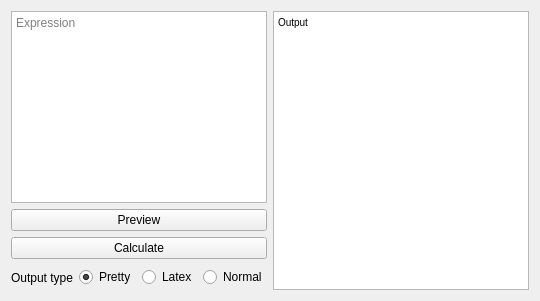
      <widget class="QWidget" name="Exp">
       <attribute name="title">
        <string>Expand</string>
       </attribute>
       <layout class="QGridLayout" name="gridLayout_13">
        <item row="0" column="0">
         <widget class="QTextEdit" name="ExpExp">
          <property name="maximumSize">
           <size>
            <width>16777215</width>
            <height>16777215</height>
           </size>
          </property>
          <property name="toolTip">
           <string>Your expression</string>
          </property>
          <property name="statusTip">
           <string>Type in your expression here</string>
          </property>
          <property name="whatsThis">
           <string>Input expression</string>
          </property>
          <property name="lineWrapMode">
           <enum>QTextEdit::NoWrap</enum>
          </property>
          <property name="placeholderText">
           <string>Expression</string>
          </property>
         </widget>
        </item>
        <item row="0" column="1" rowspan="4">
         <widget class="QTextBrowser" name="ExpOut">
          <property name="enabled">
           <bool>true</bool>
          </property>
          <property name="minimumSize">
           <size>
            <width>0</width>
            <height>0</height>
           </size>
          </property>
          <property name="maximumSize">
           <size>
            <width>16777215</width>
            <height>16777215</height>
           </size>
          </property>
          <property name="toolTip">
           <string>Output</string>
          </property>
          <property name="statusTip">
           <string>Output</string>
          </property>
          <property name="whatsThis">
           <string>Output</string>
          </property>
          <property name="lineWrapMode">
           <enum>QTextEdit::NoWrap</enum>
          </property>
          <property name="html">
           <string>&lt;!DOCTYPE HTML PUBLIC &quot;-//W3C//DTD HTML 4.0//EN&quot; &quot;http://www.w3.org/TR/REC-html40/strict.dtd&quot;&gt;
&lt;html&gt;&lt;head&gt;&lt;meta name=&quot;qrichtext&quot; content=&quot;1&quot; /&gt;&lt;style type=&quot;text/css&quot;&gt;
p, li { white-space: pre-wrap; }
&lt;/style&gt;&lt;/head&gt;&lt;body style=&quot; font-family:'MS Shell Dlg 2'; font-size:8.25pt; font-weight:400; font-style:normal;&quot;&gt;
&lt;p style=&quot; margin-top:0px; margin-bottom:0px; margin-left:0px; margin-right:0px; -qt-block-indent:0; text-indent:0px;&quot;&gt;&lt;span style=&quot; font-size:7.8pt;&quot;&gt;Output&lt;/span&gt;&lt;/p&gt;&lt;/body&gt;&lt;/html&gt;</string>
          </property>
         </widget>
        </item>
        <item row="1" column="0">
         <widget class="QPushButton" name="ExpPrev">
          <property name="toolTip">
           <string>Preview</string>
          </property>
          <property name="statusTip">
           <string>Preview the expression</string>
          </property>
          <property name="whatsThis">
           <string>Preview</string>
          </property>
          <property name="text">
           <string>Preview</string>
          </property>
         </widget>
        </item>
        <item row="2" column="0">
         <widget class="QPushButton" name="ExpCalc">
          <property name="toolTip">
           <string>Calculate</string>
          </property>
          <property name="statusTip">
           <string>Calculate the derivative</string>
          </property>
          <property name="whatsThis">
           <string>Calculate</string>
          </property>
          <property name="text">
           <string>Calculate</string>
          </property>
         </widget>
        </item>
        <item row="3" column="0">
         <layout class="QHBoxLayout" name="horizontalLayout_11">
          <item>
           <widget class="QLabel" name="ExpOutType">
            <property name="minimumSize">
             <size>
              <width>0</width>
              <height>25</height>
             </size>
            </property>
            <property name="maximumSize">
             <size>
              <width>16777215</width>
              <height>25</height>
             </size>
            </property>
            <property name="text">
             <string>Output type</string>
            </property>
           </widget>
          </item>
          <item>
           <widget class="QRadioButton" name="ExpPP">
            <property name="toolTip">
             <string>Pretty print</string>
            </property>
            <property name="statusTip">
             <string>Pretty print</string>
            </property>
            <property name="whatsThis">
             <string>Pretty print</string>
            </property>
            <property name="text">
             <string>Pretty</string>
            </property>
            <property name="checked">
             <bool>true</bool>
            </property>
           </widget>
          </item>
          <item>
           <widget class="QRadioButton" name="ExpLatex">
            <property name="toolTip">
             <string>Latex</string>
            </property>
            <property name="statusTip">
             <string>Latex</string>
            </property>
            <property name="whatsThis">
             <string>Latex</string>
            </property>
            <property name="text">
             <string>Latex</string>
            </property>
           </widget>
          </item>
          <item>
           <widget class="QRadioButton" name="ExpNormal">
            <property name="toolTip">
             <string>Normal</string>
            </property>
            <property name="statusTip">
             <string>Normal</string>
            </property>
            <property name="whatsThis">
             <string>Normal</string>
            </property>
            <property name="text">
             <string>Normal</string>
            </property>
           </widget>
          </item>
         </layout>
        </item>
       </layout>
      </widget>
